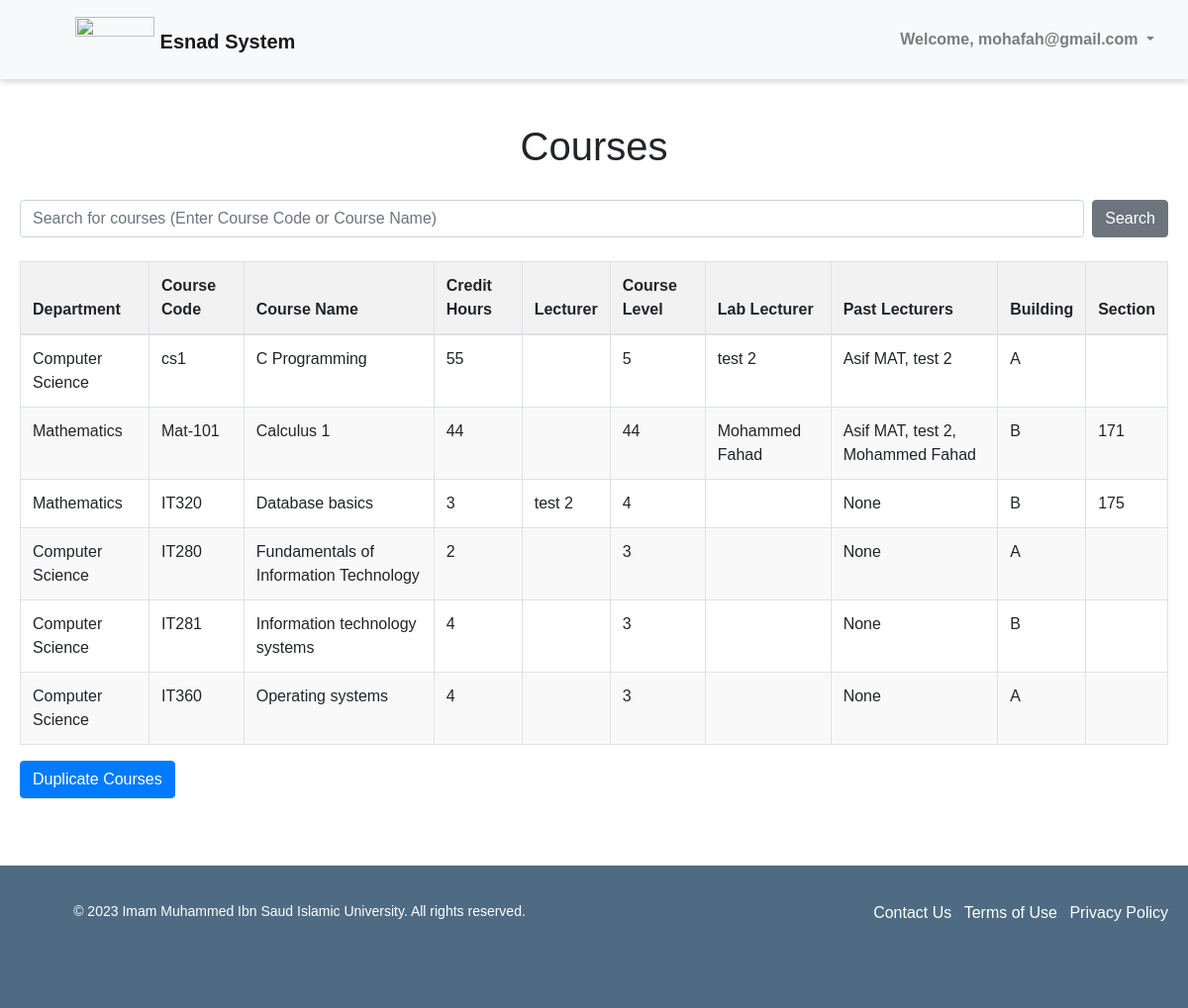
/courses/ (signed in), run on an earlier commit of the app's database.
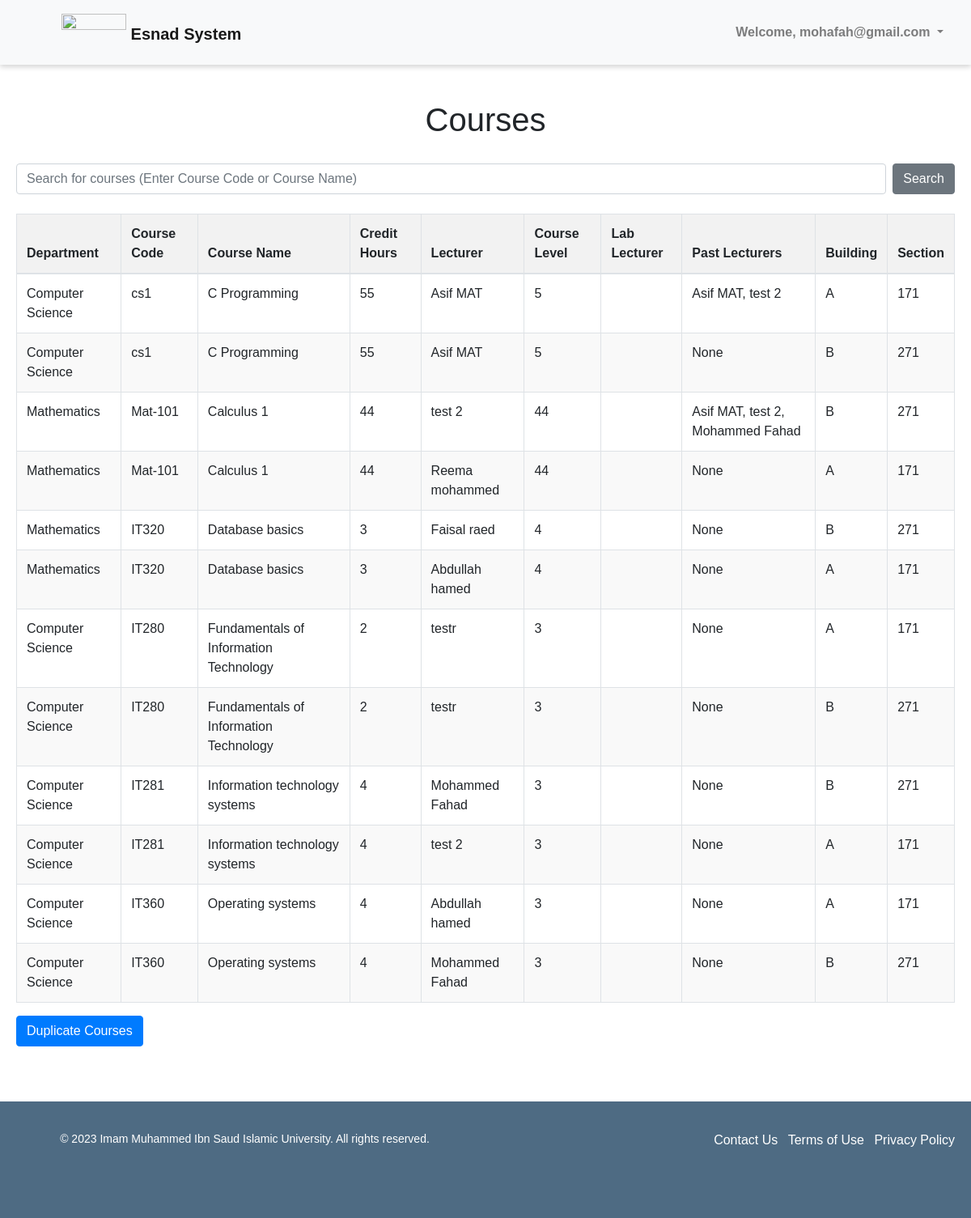
And on a later commit of the database.
### pages/models.py (models this page shows, shortened)
class Course(models.Model):
    course_code = models.CharField(max_length=100)
    course_name = models.CharField(max_length=100)
    credit_hours = models.PositiveIntegerField(null=True)
    course_lecturer = models.ForeignKey('Lecturer', on_delete=models.SET_NULL, null=True, related_name='courses_taught')
    course_level = models.PositiveIntegerField(null=True)
    course_lab_lecturer = models.ForeignKey('Lecturer', on_delete=models.SET_NULL, null=True, blank=True, related_name='lab_courses_taught')
    course_past_lecturers = models.ManyToManyField('Lecturer', related_name='past_courses', blank=True)
    course_time = models.TimeField(null=True, blank=True)
    course_day = models.CharField(max_length=1, choices=DAYS_OF_WEEK, null=True, blank=True)
    course_department = models.ForeignKey('Department', on_delete=models.SET_NULL, null=True, blank=True)
    course_building = models.CharField(max_length=100, blank=True)
    course_section = models.CharField(max_length=100, blank=True)
    course_prerequisites = models.ManyToManyField('Course', related_name='prerequisites', blank=True)

class Department(models.Model):
    department_name = models.CharField(max_length=100)
    department_code = models.CharField(max_length=100, blank=True)

class Lecturer(models.Model):
    lecturer_user = models.OneToOneField(User, on_delete=models.CASCADE, null=True)
    lecturer_name = models.CharField(max_length=100)
    lecturer_email = models.EmailField(validators=[EmailValidator()])
    phone_regex = RegexValidator(
        regex=r'^\+?1?\d{10}$',
        message="Phone number must be entered in the format: '+999999999'. Up to 15 digits allowed.",
    )
    lecturer_number = models.CharField(validators=[phone_regex], max_length=17)
    GENDER_CHOICES = (
        ('M', 'Male'),
        ('F', 'Female')
    )
    lecturer_gender = models.CharField(max_length=1, choices=GENDER_CHOICES)
    TEACHER_TYPE_CHOICES = (
        ('L', 'Laboratory'),
        ('T', 'Theory')
    )
    lecturer_type = models.CharField(max_length=1, choices=TEACHER_TYPE_CHOICES)
    lecturer_past_courses = models.ManyToManyField('Course', related_name='past_lecturers', blank=True)
    lecturer_rating = models.FloatField(default=0.0)
    lecturer_department = models.ForeignKey('Department', on_delete=models.SET_NULL, null=True, blank=True)

### pages/views.py (the view)
# urls.py: path('courses/', views.courses, name='courses'),
@login_required(login_url='login')
def courses(request):
    courses = Course.objects.all().order_by('course_name')
    lecturers = Lecturer.objects.all()
    departments = Department.objects.all()
    context = {'courses': courses, 'lecturers': lecturers, 'departments': departments}
    return render(request, 'courses.html', context)

### pages/context_processors.py (called while the page is built)
def get_user_groups(request):
    if request.user.is_authenticated:
        groups = request.user.groups.all()
        for group in groups:
            if group.name == 'Coordinators':
                return {'get_user_groups': True}
    return {'get_user_groups': False}

### pages/templates/courses.html (shortened to what this page needs)
{% extends 'base.html' %}
{% load static %}
{% block content %}
    <head>
        <link rel="stylesheet" href="{% static 'courses.css' %}">
    </head>
    <div class="container">
        <h1 class="text-center mt-4">Courses</h1>
        <form class="search-container mt-4 d-flex" action="{% url 'search_course' %}" method="GET">
            <input name="q" type="text" class="form-control w-100" placeholder="Search for courses (Enter Course Code or Course Name)" value="{{ request.GET.q }}">
            <button type="submit" class="btn btn-secondary ml-2">Search</button>
        </form>
        {% if courses %}
            <table class="table table-bordered mt-4">
                <thead>
                    <tr>
                        <th>Department</th>
                        <th>Course Code</th>
                        <th>Course Name</th>
                        <th>Credit Hours</th>
                        <th>Lecturer</th>
                        <th>Course Level</th>
                        <th>Lab Lecturer</th>
                        <th>Past Lecturers</th>
                        <th>Building</th>
                        <th>Section</th>
                    </tr>
                </thead>
                <tbody>
                    {% for course in courses %}
                    <tr>
                        <td>{{ course.course_department.department_name }}</td>
                        <td>{{ course.course_code }}</td>
                        <td>{{ course.course_name }}</td>
                        <td>{{ course.credit_hours }}</td>
                        <td>{{ course.course_lecturer.lecturer_name }}</td>
                        <td>{{ course.course_level }}</td>
                        <td>{{ course.course_lab_lecturer.lecturer_name }}</td>
                        <td>
                            {% for lecturer in course.course_past_lecturers.all %}
                                {{ lecturer.lecturer_name }}{% if not forloop.last %}, {% endif %}
                            {% empty %}
                                None
                            {% endfor %}
                        </td>
                        <td>{{ course.course_building }}</td>
                        <td>{{ course.course_section }}</td>
                    </tr>
                    {% endfor %}
                </tbody>
            </table>
            <a href="{% url 'duplicate_courses' %}" class="btn btn-primary" {% if not user.is_superuser %} disabled {% endif %} onclick="return confirm('Are you sure you want to duplicate all courses?');">Duplicate Courses</a>
        {% else %}
            <p class="text-center mt-4">No courses found.</p>
        {% endif %}
    </div>
{% endblock %}

What changed in the data, as far as the page shows it:
changed Course (number 1 of 12 on the later page): course_lecturer.lecturer_name (not shown) → "Asif MAT"; course_section (not shown) → "171"; course_lab_lecturer.lecturer_name "test 2" → (not shown)
added Course: course_department.department_name "Computer Science", course_code "cs1", course_name "C Programming", credit_hours "55", course_lecturer.lecturer_name "Asif MAT", course_level "5", course_building "B", course_section "271"
changed Course (number 3 of 12 on the later page): course_lecturer.lecturer_name (not shown) → "test 2"; course_section "171" → "271"; course_lab_lecturer.lecturer_name "Mohammed Fahad" → (not shown)
added Course: course_department.department_name "Mathematics", course_code "Mat-101", course_name "Calculus 1", credit_hours "44", course_lecturer.lecturer_name "Reema mohammed", course_level "44", course_building "A", course_section "171"
changed Course: course_lecturer.lecturer_name "test 2" → "Faisal raed"; course_section "175" → "271"
added Course: course_department.department_name "Mathematics", course_code "IT320", course_name "Database basics", credit_hours "3", course_lecturer.lecturer_name "Abdullah hamed", course_level "4", course_building "A", course_section "171"
changed Course (number 7 of 12 on the later page): course_lecturer.lecturer_name (not shown) → "testr"; course_section (not shown) → "171"
added Course: course_department.department_name "Computer Science", course_code "IT280", course_name "Fundamentals of Information Technology", credit_hours "2", course_lecturer.lecturer_name "testr", course_level "3", course_building "B", course_section "271"
changed Course (number 9 of 12 on the later page): course_lecturer.lecturer_name (not shown) → "Mohammed Fahad"; course_section (not shown) → "271"
added Course: course_department.department_name "Computer Science", course_code "IT281", course_name "Information technology systems", credit_hours "4", course_lecturer.lecturer_name "test 2", course_level "3", course_building "A", course_section "171"
changed Course (number 11 of 12 on the later page): course_lecturer.lecturer_name (not shown) → "Abdullah hamed"; course_section (not shown) → "171"
added Course: course_department.department_name "Computer Science", course_code "IT360", course_name "Operating systems", credit_hours "4", course_lecturer.lecturer_name "Mohammed Fahad", course_level "3", course_building "B", course_section "271"
